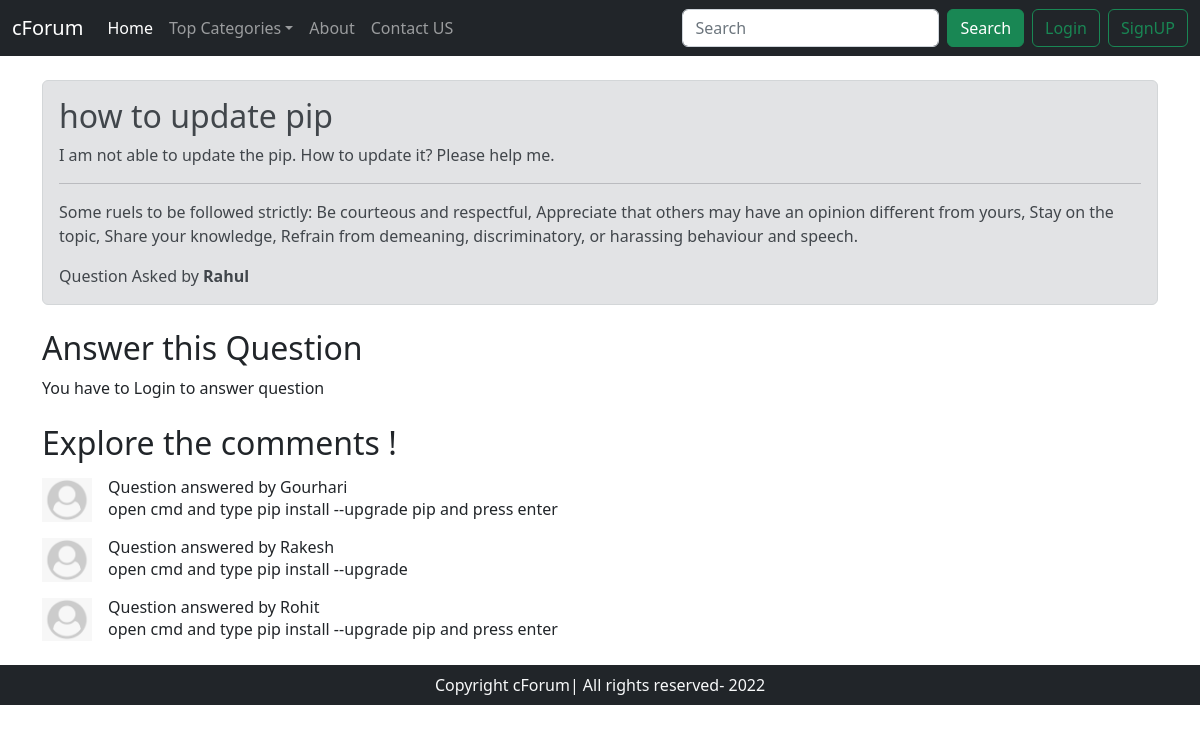
/threads.php?threadid=7, run on the app's committed database.
### tables this page shows
CREATE TABLE `thread` (
  `thread_id` int(8) NOT NULL,
  `thread_title` varchar(30) NOT NULL,
  `thread_description` text NOT NULL,
  `cat_id` int(8) NOT NULL,
  `user_id` int(8) NOT NULL,
  `date` datetime NOT NULL DEFAULT current_timestamp()
);

CREATE TABLE `users` (
  `user_id` int(8) NOT NULL,
  `username` varchar(30) NOT NULL,
  `password` varchar(255) NOT NULL,
  `date` datetime NOT NULL DEFAULT current_timestamp()
);

CREATE TABLE `comment` (
  `comment_id` int(8) NOT NULL,
  `comment` text NOT NULL,
  `thread_id` int(8) NOT NULL,
  `user_id` int(8) NOT NULL,
  `date` datetime NOT NULL DEFAULT current_timestamp()
);

### threads.php (the view, shortened to what this page needs)
<!doctype html>
<html lang="en">
<head>
    <link href="https://cdn.jsdelivr.net/npm/bootstrap@5.2.2/dist/css/bootstrap.min.css" rel="stylesheet"
>
</head>
<body>
    <?php include "partials/_header.php"; ?>
    <div class="container my-4">
        <?php
            $id=$_GET["threadid"];
            $sql="SELECT * FROM `thread` WHERE `thread_id`='$id';";
            $result=mysqli_query($conn, $sql);
            $row=mysqli_fetch_assoc($result);
            $thread_user_id=$row["user_id"];
            $sql2="SELECT * FROM `users` where `user_id`='$thread_user_id'";
            $result2=mysqli_query($conn, $sql2);
            $row2=mysqli_fetch_assoc($result2);
            $thread_user_name=$row2["username"];
            echo '
                <div class="alert alert-secondary" role="alert">
                    <h2 class="alert-heading">'.$row['thread_title'].'</h2>
                    <p>'.$row["thread_description"].'</p>
                    <hr>
                    <p class="mb-0">Some ruels to be followed strictly: Be courteous and respectful,
                            Appreciate that others may have an opinion different from yours,
                            Stay on  the topic,
                            Share your knowledge,
                            Refrain from demeaning, discriminatory, or harassing behaviour and speech.
                    </p>
                     <div class="mt-3">Question Asked by <b>'.$thread_user_name.'</b></div>
                </div>
            ';
        ?>
    </div>
    <div class="container mt-4">
        <h2>Answer this Question</h2>
        <?php
            if(isset($_SESSION["loggedin"]) && $_SESSION["loggedin"]==true){
                echo '<form method="post">
                        <div class="mb-3 mt-3">
                            <label for="threaddesc" class="form-label">Add your Reply</label>
                            <textarea class="form-control" id="threaddesc" name="comment" rows="3"></textarea>
                        </div>
                        <button type="submit" class="btn btn-primary">Submit</button>
                    </form>';
            }else{
                echo '<p>You have to Login to answer question</p>';
            }
        ?>
    </div>
    <div class="container my-4">
        <h2>Explore the comments !</h2>
        <?php
            $sql="SELECT * FROM `comment` where `thread_id`='$id'";
            $result=mysqli_query($conn, $sql);
            while($row=mysqli_fetch_assoc($result)){
                $comment_user_id=$row["user_id"];
                $sql2="SELECT * FROM `users` where `user_id`='$comment_user_id'";
                $result2=mysqli_query($conn, $sql2);
                $row2=mysqli_fetch_assoc($result2);
                $comment_user_name=$row2["username"];
                echo '
                <div class="d-flex my-3">
                    <div class="flex-shrink-0">
                        <img src="/forum/images/userImage.png" width="50px" alt="...">
                    </div>
                    <div class="flex-grow-1 ms-3">
                        <h6 class="my-0">Question answered by '.$comment_user_name.'</h6>
                        '.$row["comment"].'
                    </div>
                </div>
                ';
            }
        ?>
    </div>
    <?php include "partials/_footer.php"; ?>
</body>
</html>

### data on the page
thread: thread_title "how to update pip", thread_description "I am not able to update the pip. How to update it? Please help me."
users: username "Rahul"
comment: user.username "Gourhari", comment "open cmd and type pip install --upgrade pip and press enter"
comment: user.username "Rakesh", comment "open cmd and type pip install --upgrade"
comment: user.username "Rohit", comment "open cmd and type pip install --upgrade pip and press enter"
